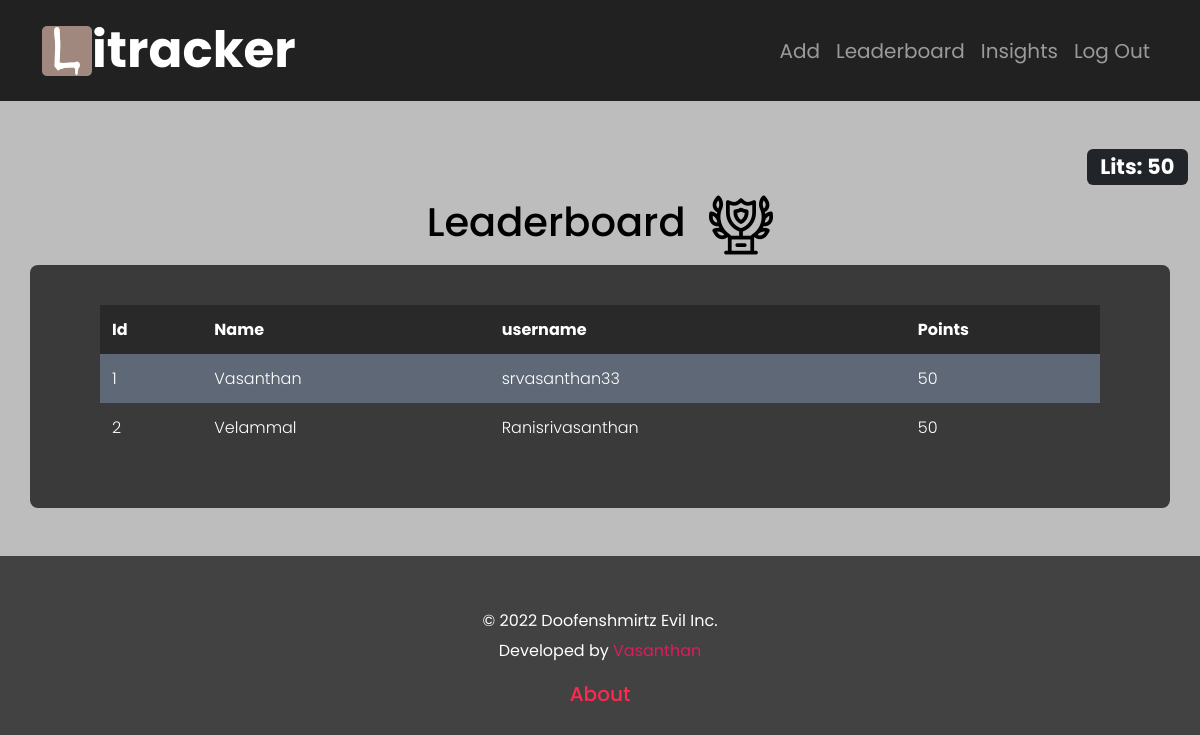
The app's page /leaderboard (signed in), older data.
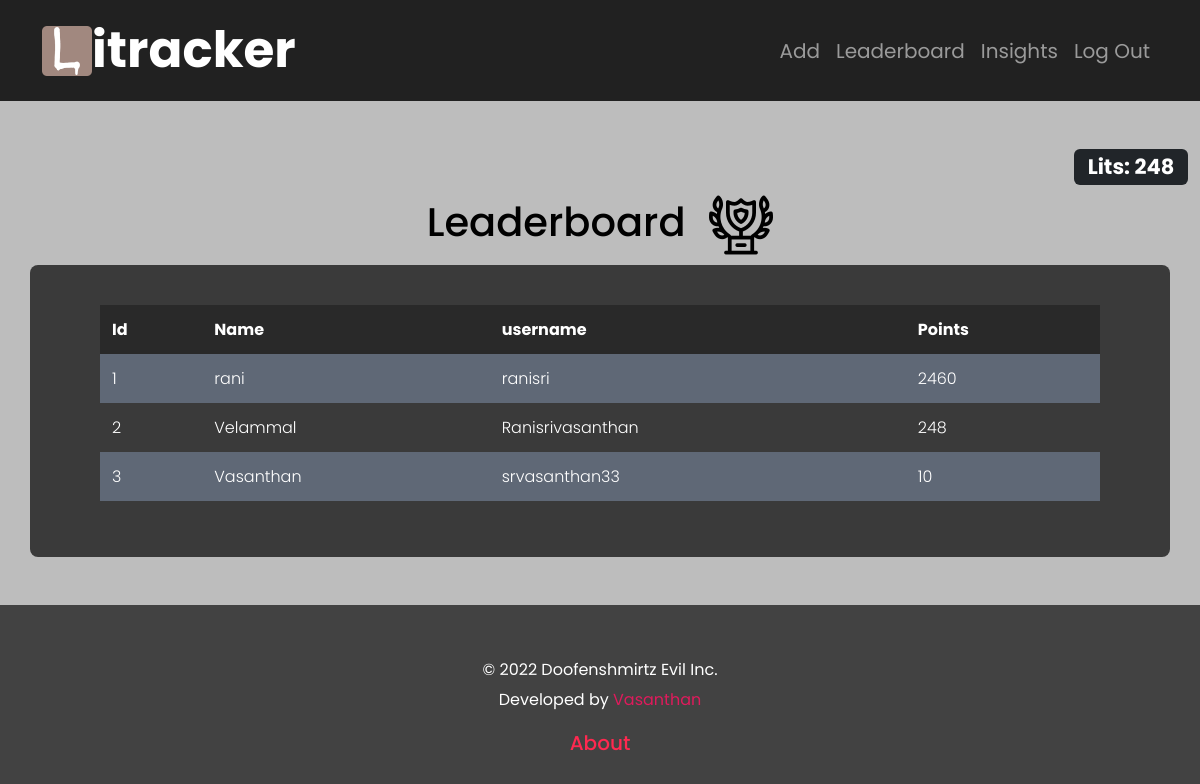
The same page, newer data.
### tables this page shows
CREATE TABLE registrants (id INTEGER PRIMARY KEY AUTOINCREMENT NOT NULL, name TEXT NOT NULL, username TEXT NOT NULL, pass_hash TEXT NOT NULL, points INTEGER NOT NULL DEFAULT 50);

### app.py (the view)
@app.route("/leaderboard", methods=["GET", "POST"])
@login_required
def leaderboard():
    if request.method == 'GET':
        u_id = session["user_id"]
        rows = db.execute("SELECT * from registrants where id = ?",u_id)
        name = rows[0]["name"]
        username = rows[0]["username"]
        points = rows[0]["points"]
        ROWS = db.execute("SELECT name, username, points FROM  registrants ORDER BY points desc")
        LOGS = []
        for i in range(len(ROWS)):
            D = {}
            D["id"] = i + 1
            D["name"] = ROWS[i]["name"]
            D["username"] = ROWS[i]["username"]
            D["points"] = ROWS[i]["points"]
            LOGS.append(D)
        return render_template("leaderboard.html",LOGS = LOGS,points = points)
    return apology("leaderboard")

### app.py (called while the page is built)
@app.after_request
def after_request(response):
    response.headers["Cache-Control"] = "no-cache, no-store, must-revalidate"
    response.headers["Expires"] = 0
    response.headers["Pragma"] = "no-cache"
    return response

### helpers.py (called while the page is built)
def login_required(f):
    @wraps(f)
    def decorated_function(*args, **kwargs):
        if session.get("user_id") is None:
            return redirect("/login")
        return f(*args, **kwargs)
    return decorated_function

### templates/leaderboard.html (shortened to what this page needs)
{% extends "layout.html" %}
{% block main %}
    <div class="container">
        <h1>Leaderboard &emsp13;<img src="static/trophy.png"></h1>
            <div class="row" id ="leaders">
            <table>
                <thead>
                    <tr>
                        <th>Id</th>
                        <th>Name</th>
                        <th>username</th>
                        <th>Points</th>
                    </tr>
                </thead>
                <tbody>
                    {% for ROW in LOGS %}
                    <tr>
                        <td>{{ROW["id"]}}</td>
                        <td>{{ROW["name"]}}</td>
                        <td>{{ROW["username"]}}</td>
                        <td>{{ROW["points"]}}</td>
                        </tr>
                    {% endfor %}
                </tbody>
        </table>
        </div>
    </div>
{% endblock %}

Row changes from the older to the newer data that the page shows:
added registrants: id "1", name "rani", username "ranisri", points "2460"
changed registrants "Velammal": points "50" → "248"; moves up the list
changed registrants "Vasanthan": id "1" → "3"; points "50" → "10"
Text that changed along with them:
{{ points }}: "50" → "248"
